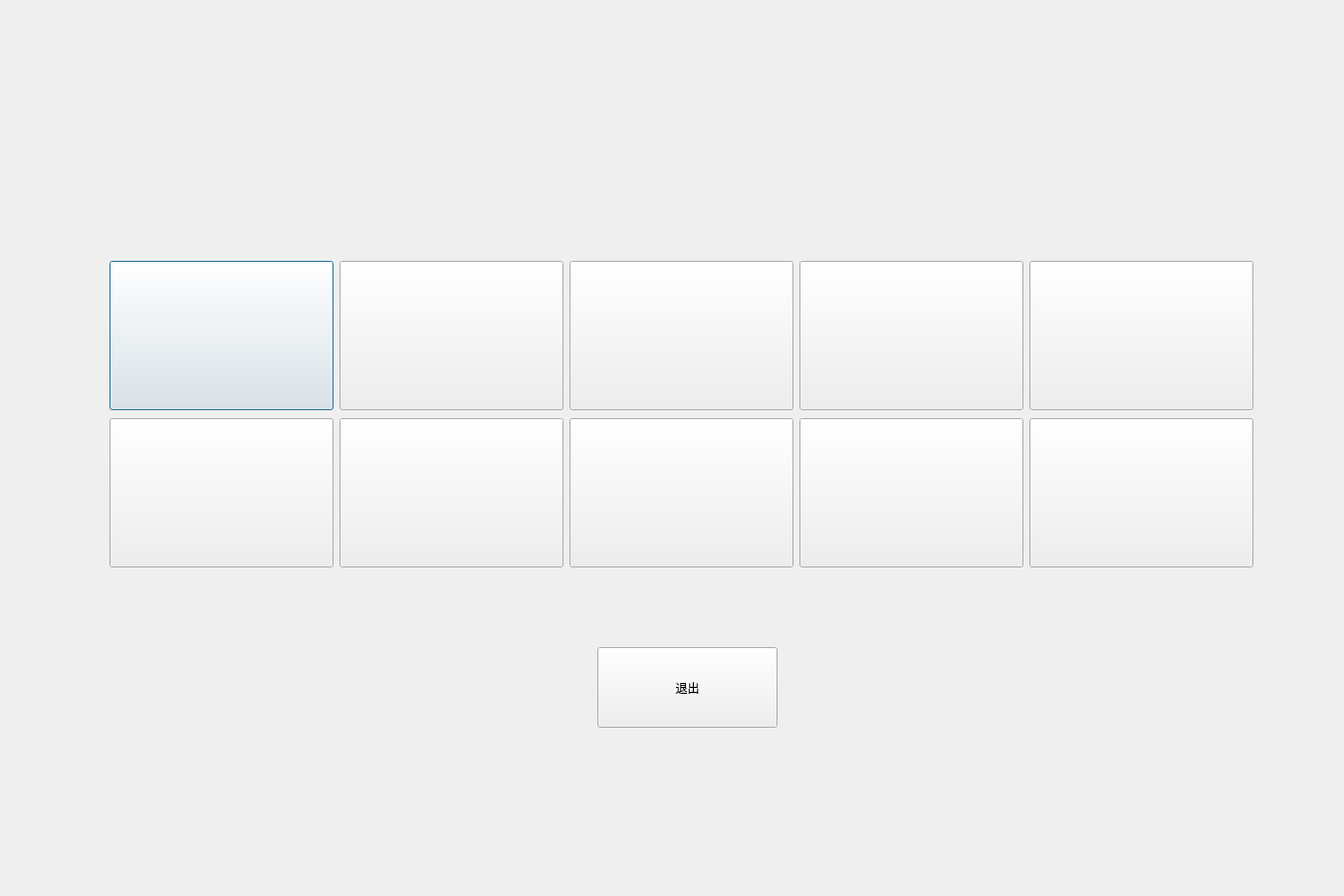
<?xml version="1.0" encoding="UTF-8"?>
<ui version="4.0">
 <class>EditSelectionInterface</class>
 <widget class="QDialog" name="EditSelectionInterface">
  <property name="geometry">
   <rect>
    <x>0</x>
    <y>0</y>
    <width>1350</width>
    <height>900</height>
   </rect>
  </property>
  <property name="minimumSize">
   <size>
    <width>1350</width>
    <height>900</height>
   </size>
  </property>
  <property name="maximumSize">
   <size>
    <width>1350</width>
    <height>900</height>
   </size>
  </property>
  <property name="windowTitle">
   <string/>
  </property>
  <widget class="QWidget" name="layoutWidget">
   <property name="geometry">
    <rect>
     <x>110</x>
     <y>260</y>
     <width>1153</width>
     <height>312</height>
    </rect>
   </property>
   <layout class="QVBoxLayout" name="verticalLayout">
    <item>
     <layout class="QHBoxLayout" name="horizontalLayout">
      <item>
       <widget class="QPushButton" name="Button1">
        <property name="minimumSize">
         <size>
          <width>225</width>
          <height>150</height>
         </size>
        </property>
        <property name="maximumSize">
         <size>
          <width>225</width>
          <height>150</height>
         </size>
        </property>
        <property name="text">
         <string/>
        </property>
        <property name="iconSize">
         <size>
          <width>150</width>
          <height>100</height>
         </size>
        </property>
       </widget>
      </item>
      <item>
       <widget class="QPushButton" name="Button2">
        <property name="minimumSize">
         <size>
          <width>225</width>
          <height>150</height>
         </size>
        </property>
        <property name="maximumSize">
         <size>
          <width>225</width>
          <height>150</height>
         </size>
        </property>
        <property name="text">
         <string/>
        </property>
        <property name="iconSize">
         <size>
          <width>150</width>
          <height>100</height>
         </size>
        </property>
       </widget>
      </item>
      <item>
       <widget class="QPushButton" name="Button3">
        <property name="minimumSize">
         <size>
          <width>225</width>
          <height>150</height>
         </size>
        </property>
        <property name="maximumSize">
         <size>
          <width>225</width>
          <height>150</height>
         </size>
        </property>
        <property name="text">
         <string/>
        </property>
        <property name="iconSize">
         <size>
          <width>150</width>
          <height>100</height>
         </size>
        </property>
       </widget>
      </item>
      <item>
       <widget class="QPushButton" name="Button4">
        <property name="minimumSize">
         <size>
          <width>225</width>
          <height>150</height>
         </size>
        </property>
        <property name="maximumSize">
         <size>
          <width>225</width>
          <height>150</height>
         </size>
        </property>
        <property name="text">
         <string/>
        </property>
        <property name="iconSize">
         <size>
          <width>150</width>
          <height>100</height>
         </size>
        </property>
       </widget>
      </item>
      <item>
       <widget class="QPushButton" name="Button5">
        <property name="minimumSize">
         <size>
          <width>225</width>
          <height>150</height>
         </size>
        </property>
        <property name="maximumSize">
         <size>
          <width>225</width>
          <height>150</height>
         </size>
        </property>
        <property name="text">
         <string/>
        </property>
        <property name="iconSize">
         <size>
          <width>150</width>
          <height>100</height>
         </size>
        </property>
       </widget>
      </item>
     </layout>
    </item>
    <item>
     <layout class="QHBoxLayout" name="horizontalLayout_2">
      <item>
       <widget class="QPushButton" name="Button6">
        <property name="minimumSize">
         <size>
          <width>225</width>
          <height>150</height>
         </size>
        </property>
        <property name="maximumSize">
         <size>
          <width>225</width>
          <height>150</height>
         </size>
        </property>
        <property name="text">
         <string/>
        </property>
        <property name="iconSize">
         <size>
          <width>150</width>
          <height>100</height>
         </size>
        </property>
       </widget>
      </item>
      <item>
       <widget class="QPushButton" name="Button7">
        <property name="minimumSize">
         <size>
          <width>225</width>
          <height>150</height>
         </size>
        </property>
        <property name="maximumSize">
         <size>
          <width>225</width>
          <height>150</height>
         </size>
        </property>
        <property name="text">
         <string/>
        </property>
        <property name="iconSize">
         <size>
          <width>150</width>
          <height>100</height>
         </size>
        </property>
       </widget>
      </item>
      <item>
       <widget class="QPushButton" name="Button8">
        <property name="minimumSize">
         <size>
          <width>225</width>
          <height>150</height>
         </size>
        </property>
        <property name="maximumSize">
         <size>
          <width>225</width>
          <height>150</height>
         </size>
        </property>
        <property name="text">
         <string/>
        </property>
        <property name="iconSize">
         <size>
          <width>150</width>
          <height>100</height>
         </size>
        </property>
       </widget>
      </item>
      <item>
       <widget class="QPushButton" name="Button9">
        <property name="minimumSize">
         <size>
          <width>225</width>
          <height>150</height>
         </size>
        </property>
        <property name="maximumSize">
         <size>
          <width>225</width>
          <height>150</height>
         </size>
        </property>
        <property name="text">
         <string/>
        </property>
        <property name="iconSize">
         <size>
          <width>150</width>
          <height>100</height>
         </size>
        </property>
       </widget>
      </item>
      <item>
       <widget class="QPushButton" name="Button10">
        <property name="minimumSize">
         <size>
          <width>225</width>
          <height>150</height>
         </size>
        </property>
        <property name="maximumSize">
         <size>
          <width>225</width>
          <height>150</height>
         </size>
        </property>
        <property name="text">
         <string/>
        </property>
        <property name="iconSize">
         <size>
          <width>150</width>
          <height>100</height>
         </size>
        </property>
       </widget>
      </item>
     </layout>
    </item>
   </layout>
  </widget>
  <widget class="QPushButton" name="ButtonQuit">
   <property name="geometry">
    <rect>
     <x>600</x>
     <y>650</y>
     <width>181</width>
     <height>81</height>
    </rect>
   </property>
   <property name="text">
    <string>退出</string>
   </property>
  </widget>
 </widget>
 <resources/>
 <connections/>
</ui>
